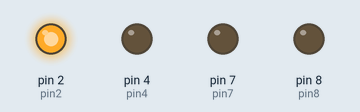
Bench run of a sketch on a simulated Arduino Uno, built with avr-gcc and run on an emulated ATmega328P. On the bench: output pins drawn as LEDs (lit = HIGH).

Above: at 0.2 s.
At 1.2 s:
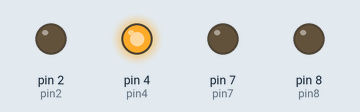
At 2.2 s:
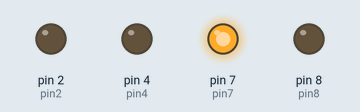
At 3.2 s:
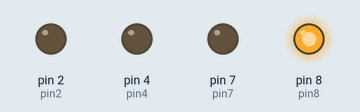
At 4.7 s:
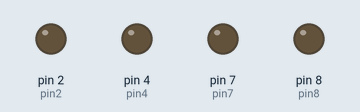
Timing chart, 0 to 5.2 s (numbered marks = the images above):
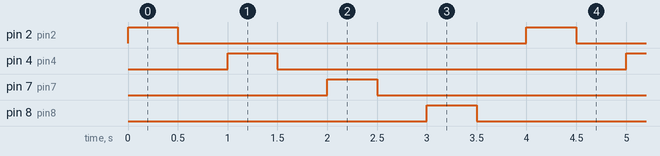

Measured:
- by itself, pin 2 (pin2), pin 4 (pin4), pin 7 (pin7), pin 8 (pin8): alternates HIGH for 0.50 s and LOW for 3.5 s
- by itself, everything shown: repeats every 4.0 s, in 8 steps

The sketch:

4BlinkingLEDs.ino
```cpp
  const int pin8 = 8;
  const int pin7 = 7;
  const int pin4 = 4;
  const int pin2 = 2;

void setup() {
  pinMode(pin2, OUTPUT);
  pinMode(pin4, OUTPUT);
  pinMode(pin7, OUTPUT);
  pinMode(pin8, OUTPUT);
}

void loop() {
  digitalWrite(pin2, HIGH);         // Set digital pin 2 to "On state" for 500ms
  delay(500);
  digitalWrite(pin2, LOW);          // Set digital pin 2 to "off state" and waits for 500ms
  delay(500);
  digitalWrite(pin4, HIGH);
  delay(500);
  digitalWrite(pin4, LOW);
  delay(500);
  digitalWrite(pin7, HIGH);
  delay(500);
  digitalWrite(pin7, LOW);
  delay(500);
  digitalWrite(pin8, HIGH);
  delay(500);
  digitalWrite(pin8, LOW);
  delay(500);
}
```
